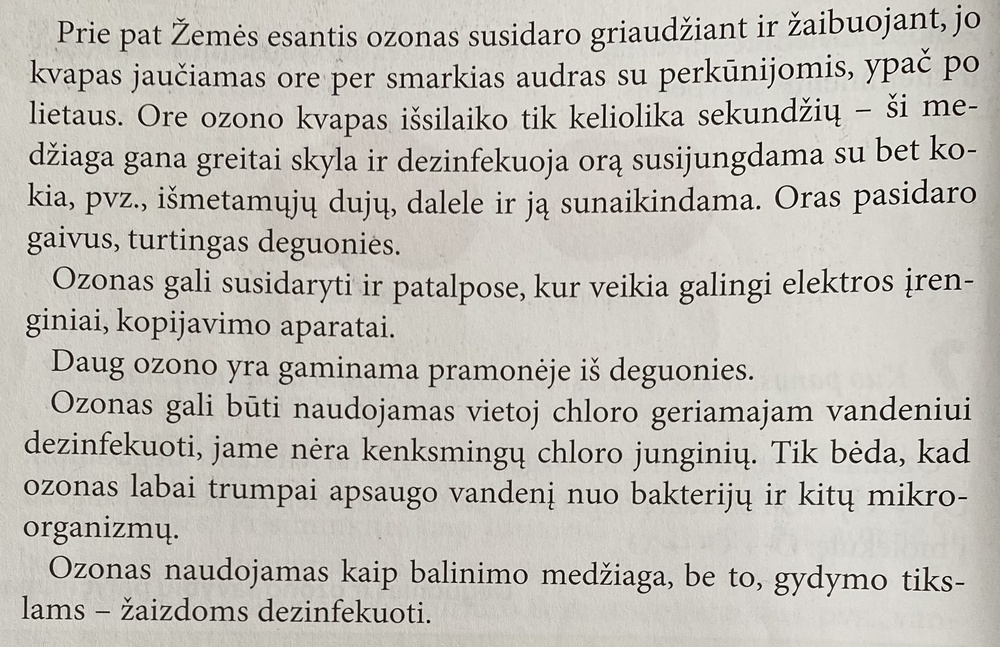
#> input picture extras/deskew/IMG_0771.jpg, 1000 x 647 px, shrunk from 2218 x 1434 before the run
$ python skew.py --image IMG_0771.jpg
#> lines starting #> are read from the running program, lines starting #| are printed output that depends on the picture
import numpy as np
import argparse
import cv2

ap = argparse.ArgumentParser()
ap.add_argument("-i", "--image", required=True,
	help="path to input image file")
args = vars(ap.parse_args())
image = cv2.imread(args["image"])
#> image is the input picture: shape (647, 1000, 3); mean B, G, R 183.5, 190.4, 193.9
def rotate(image):
	gray = cv2.cvtColor(image, cv2.COLOR_BGR2GRAY)
	gray = cv2.bitwise_not(gray)
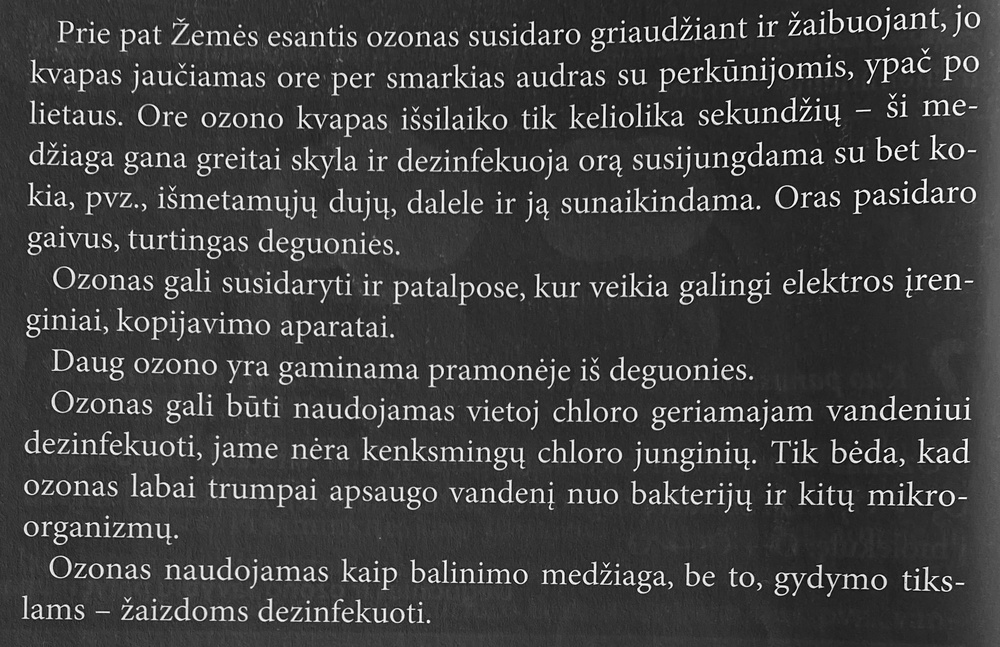
#> gray: shape (647, 1000); min 0, max 255, mean 64.3
	thresh = cv2.threshold(gray, 0, 255,
		cv2.THRESH_BINARY | cv2.THRESH_OTSU)[1]
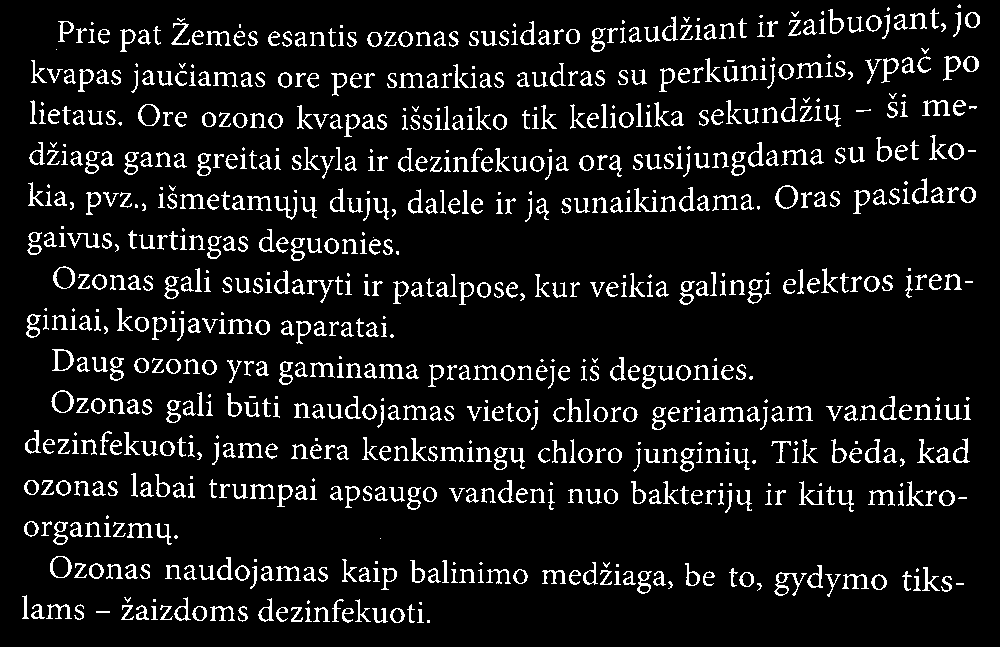
#> thresh: shape (647, 1000); 9.4% white in thin lines or dots
	coords = np.column_stack(np.where(thresh > 0))
#> coords = 60814 pairs, first value 4 to 622, second value 22 to 979
	angle = cv2.minAreaRect(coords)[-1]
#> angle = -88.97
	if angle > 45:
	    angle = 90 - angle
	else:
	    angle = -angle
#> angle = 88.97
	if angle ==0:
		return (image, angle)
	(h, w) = image.shape[:2]
#> h = 647; w = 1000
	center = (w // 2, h // 2)
#> center = (500, 323)
	M = cv2.getRotationMatrix2D(center, angle, 1.0)
#> M = [[0.0179, 1, 168.1], [-1, 0.0179, 817.1]]
	rotated = cv2.warpAffine(image, M, (w, h),
		flags=cv2.INTER_CUBIC, borderMode=cv2.BORDER_REPLICATE)
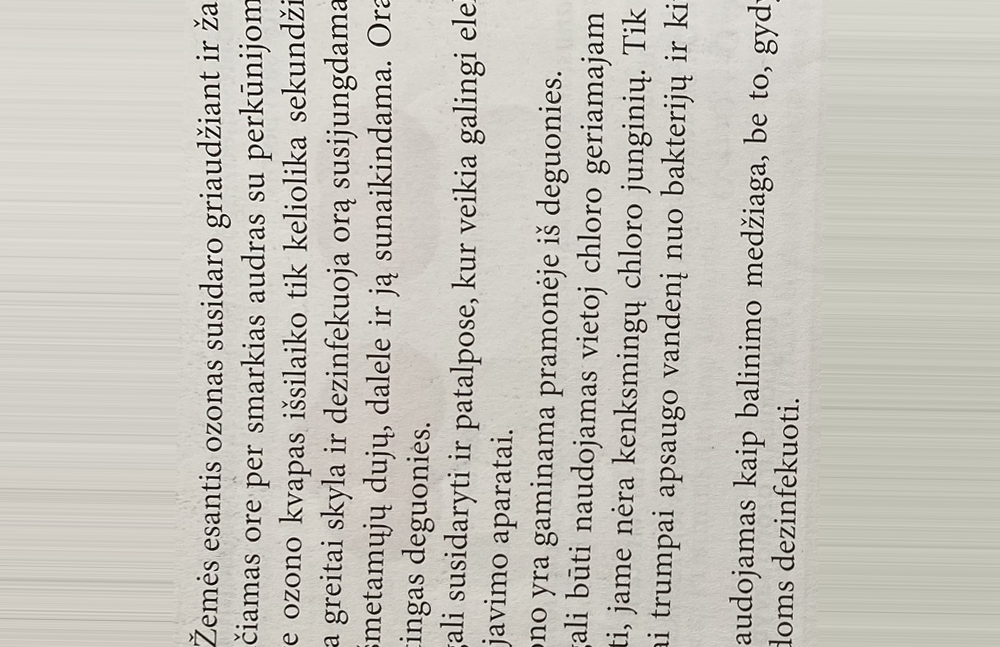
#> rotated: shape (647, 1000, 3); mean B, G, R 187.6, 195.4, 198.3
	#cv2.putText(rotated, "Angle: {:.2f} degrees".format(angle),
	#	(10, 30), cv2.FONT_HERSHEY_SIMPLEX, 0.7, (0, 0, 255), 2)

	print("angle: {:.3f}".format(angle))
#| angle: 88.974
	#cv2.imshow("Input", image)
	#cv2.imshow("Rotated", rotated)
	#cv2.waitKey(0)
	return (rotated, angle)

#print(rotate(image))
x = rotate(image)
image = x[0]
angle = x[1]
#> angle = 88.97
while  angle != 0:
#> (the run stopped early here; a loop or call above may not have finished)
